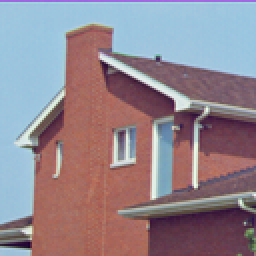
%> input picture 4.1.05.tiff, 128 x 128 px, shrunk from 256 x 256 before the run (shown 2 times larger)
$ octave --eval "result = DCTfilt(imread('4.1.05.tiff'));"   (GNU Octave 9; MATLAB toolbox functions it lacks are replaced by stand-ins)
%> lines starting %> are read from the running program, lines starting %| are printed output that depends on the picture
function Iout=DCTfilt(I)

%Configuration
r_max=5;    %max. half-size window
c=1/5;      %c 'neighborhood' constant default value

%labels
I=im2double(I);
[m n ch]=size(I);
%> m = 128; n = 128; ch = 3

if ch==1           %gray scale
   maxI=max(I(:));
   minI=min(I(:));
   bins=255;   %quantization bins
   Ieq=uint8((bins-1)*histeq((I-minI)./(maxI-minI), bins))+1;

   labels=zeros(m,n,'uint8');
   N=0;
   bin_mark=zeros(bins,1,'uint8');

   for i=1:m
       for j=1:n
          id=Ieq(i,j);
         if bin_mark(id)==0
            N=N+1;
            labels(i,j)=N;
            bin_mark(id)=N;
         else
            labels(i,j)=bin_mark(id);
         end
       end
   end

elseif ch==3       %color
%    maxI=max(I(:));
%    minI=min(I(:));
%    Ifit=(I-minI)/(maxI-minI);
   bins=255;   %quantization bins
   [labels, centers] = rgb2ind(I,bins,'nodither');
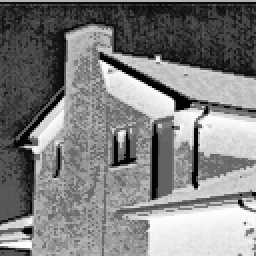
%> labels: size 128x128 uint8 (shown 2 times larger); min 0, max 254, mean 127.4
%> centers = 255 rows, first 12: [0.91 0.961 0.91; 0.886 0.929 0.918; 0.875 0.925 0.882; 0.851 0.894 0.886; 0.839 0.882 0.847; 0.784 0.847 0.843; 0.816 0.808 0.769; 0.737 0.816 0.8; 0.663 0.812 0.843; 0.686 0.804 0.875; 0.635 0.831 0.875; 0.62 0.827 0.875]
   N=size(centers,1);
%> N = 255
   labels=labels+1;
end

%adjacency matrix
Acum=zeros(N,'uint32');
for i=1:m
    for j=1:n
       a=labels(i,j);
       if i>1
         e=labels(i-1,j);
         Acum(a,e)=Acum(a,e)+1;
       end
       if j>1
         e=labels(i,j-1);
         Acum(a,e)=Acum(a,e)+1;
       end
    end
end
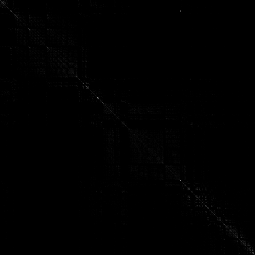
%> Acum: size 255x255 uint32; min 0, max 133, mean 0.5
%> after the loop, e = 223
A=double(Acum+Acum');

h4=sum(A,2);
%> h4 = 255 values, max 571 at index 64, min 0 at index 165, mean 255
P=A./repmat(h4,1,N); %transition matrix
Q=((P+P')./2)^2;
%> Q: size 255x255 double; every value is NaN or infinite
%neighborhood size
teta=diag(P)'*h4./sum(h4);
%> teta = NaN
w=sqrt((1-teta)/teta);
%> w = NaN
sigma_d=c*w;
%> sigma_d = NaN
r=max(1,min(r_max,round(sigma_d*2.5)));
%> r = 5
%fprintf('\tN: %d\tw: %.4f\tsigma_d: %.4f', N,w,sigma_d);
%compute Iout
Iout=zeros(m,n,ch);
[x,y] = meshgrid(-r:r,-r:r);
F=exp(-(x.^2 + y.^2)./(2*sigma_d^2));

for i=1:m
    iMin = max(i-r,1);
    iMax = min(i+r,m);
    di=iMin:iMax;
    for j=1:n
       jMin = max(j-r,1);
       jMax = min(j+r,n);
       dj=jMin:jMax;

       a=labels(i,j);
       l = labels(di,dj);
       f=F(di-i+r+1,dj-j+r+1);

       w=Q(l(:),a).*f(:);
       w=w./sum(w);

       y=I(di,dj,:);

       for cc=1:ch
         yc=y(:,:,cc);
         Iout(i,j,cc)=w'*yc(:);
         Iout(i,j,cc) = dct2(Iout(i,j,cc));
         Iout(i,j,cc) = idct2(Iout(i,j,cc));
       end
    end
end
%> this loop made 128 passes
%> (iMin, di) on passes 1 to 12: (1, [1 2 3 4 5 6]), (1, [1 2 3 4 5 6 7]), (1, [1 2 3 4 5 6 7 8]), (1, [1 2 3 4 5 6 7 8 9]), (1, [1 2 3 4 5 6 7 8 9 10]), (1, [1 2 3 4 5 6 7 8 9 10 11]), (2, [2 3 4 5 6 7 8 9 10 11 12]), (3, [3 4 5 6 7 8 9 10 11 12 13]), (4, [4 5 6 7 8 9 10 11 12 13 14]), (5, [5 6 7 8 9 10 11 12 13 14 15]), (6, [6 7 8 9 10 11 12 13 14 15 16]), (7, [7 8 9 10 11 12 13 14 15 16 17])
%> Iout: size 128x128x3 double; every value is NaN or infinite

$ run again, on 4.2.03.tiff
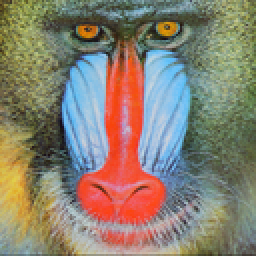
%> input picture 4.2.03.tiff, 128 x 128 px, shrunk from 512 x 512 before the run (shown 2 times larger)
%> in DCTfilt, `[labels, centers] = rgb2ind(I,bins,'nodither');`:
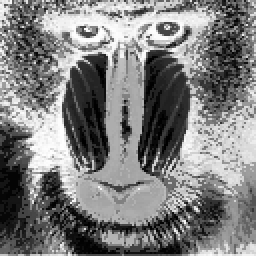
%> labels: size 128x128 uint8 (shown 2 times larger); min 0, max 254, mean 125.6
%> centers = 255 rows, first 12: [0.757 0.808 0.859; 0.718 0.796 0.867; 0.729 0.757 0.753; 0.749 0.729 0.698; 0.863 0.745 0.29; 0.733 0.725 0.58; 0.808 0.714 0.384; 0.741 0.722 0.498; 0.655 0.792 0.894; 0.631 0.773 0.882; 0.682 0.784 0.875; 0.694 0.757 0.839]
%> after the loop in DCTfilt, `for i=1:m`: e = 242
%> h4 = 255 values, max 456 at index 203, min 86 at index 136, mean 255
%> teta = 0.151
%> w = 2.37
%> sigma_d = 0.475
%> r = 1
%> F = [0.0118 0.109 0.0118; 0.109 1 0.109; 0.0118 0.109 0.0118]
%> the loop in DCTfilt, `for i=1:m` made 128 passes
%> (iMin, di) on passes 1 to 8: (1, [1 2]), (1, [1 2 3]), (2, [2 3 4]), (3, [3 4 5]), (4, [4 5 6]), (5, [5 6 7]), (6, [6 7 8]), (7, [7 8 9])
